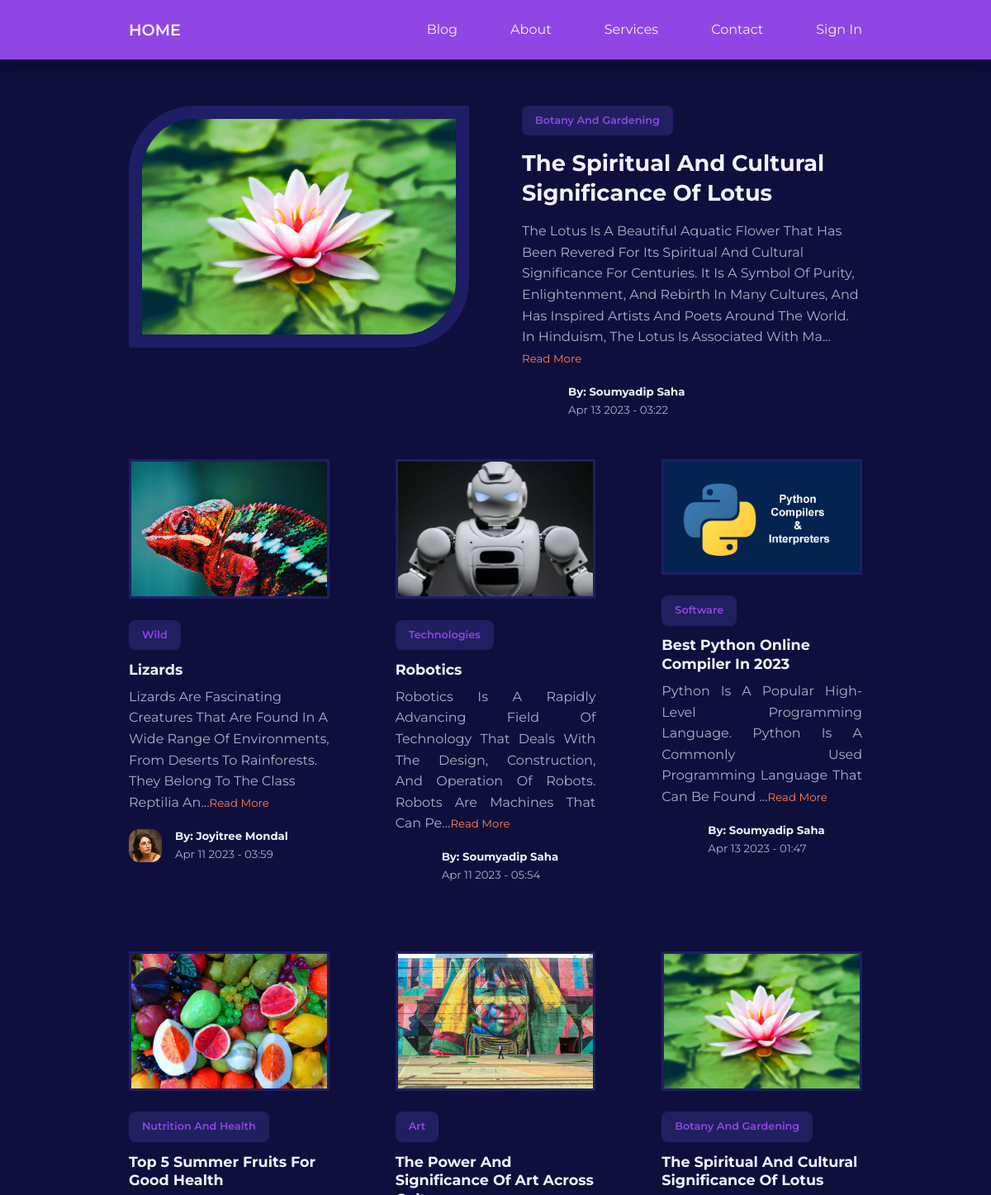
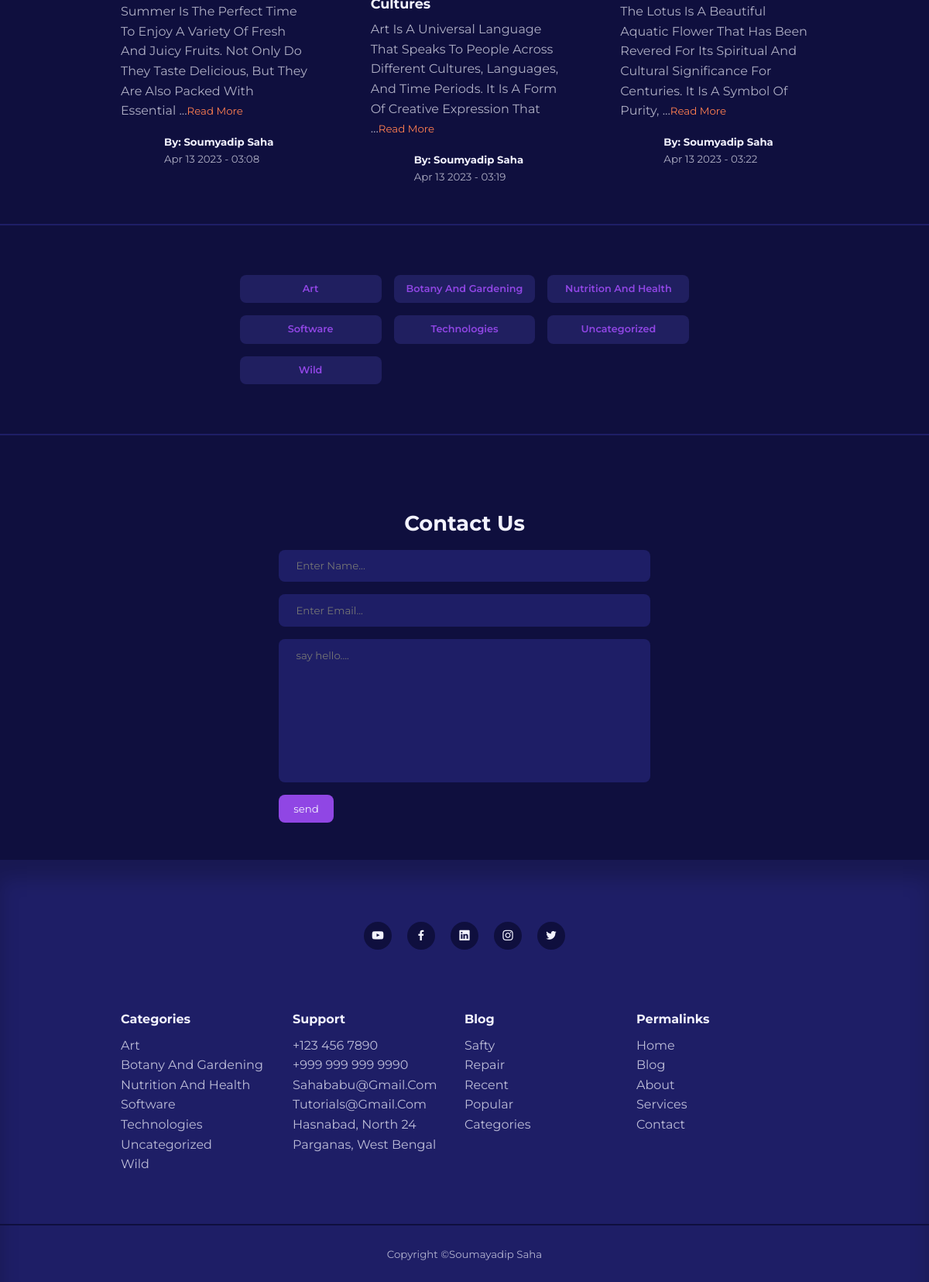
The page / on the database its author committed (2 pictures, top to bottom).
### tables this page shows
CREATE TABLE `posts` (
  `id` int(11) NOT NULL,
  `title` varchar(50) NOT NULL,
  `tbody` text NOT NULL,
  `thumbnil` varchar(255) NOT NULL,
  `date_time` timestamp NOT NULL DEFAULT current_timestamp(),
  `category_id` int(11) UNSIGNED DEFAULT NULL,
  `author_id` int(11) UNSIGNED NOT NULL,
  `is_featured` tinyint(1) NOT NULL
);

CREATE TABLE `category` (
  `cid` int(11) UNSIGNED NOT NULL,
  `ctitle` varchar(50) NOT NULL,
  `cdescription` text NOT NULL
);

CREATE TABLE `users` (
  `uid` int(11) UNSIGNED NOT NULL,
  `ufname` varchar(50) NOT NULL,
  `ulname` varchar(50) NOT NULL,
  `uname` varchar(50) NOT NULL,
  `uemail` varchar(100) NOT NULL,
  `upassword` varchar(255) NOT NULL,
  `avatar` varchar(255) NOT NULL,
  `is_admin` int(1) NOT NULL
);

### index.php (the view, shortened to what this page needs)
<?php
    include 'Partials/header.php';
    $featured_query = "SELECT * from posts where is_featured=1";
    $featured_result = mysqli_query($conn, $featured_query);
    $featured = mysqli_fetch_assoc($featured_result);
    $post_query = "SELECT * from posts";
    $post_result = mysqli_query($conn, $post_query);
?>
    <?php if(mysqli_num_rows($featured_result)==1) {?>
    <section class="featured">
        <div class="container featured_container">
            <div class="post_thumbnil" style="border-top-left-radius: 5rem; border-bottom-right-radius:5rem; border: 1rem solid var(--color-gray-900);
    overflow: hidden;">
                <img src="./upload/<?= $featured['thumbnil'] ?>" alt="">
            </div>
            <div class="post_info">
                <?php
                    $category_id = $featured['category_id'];
                    $category_query_featured = "SELECT * from category where cid='$category_id'";
                    $category_result_featured = mysqli_query($conn, $category_query_featured);
                    $category = mysqli_fetch_assoc($category_result_featured);
                ?>
                <a href="./category-post.php?cid=<?= $category['cid']?>" class="category_button"><?= $category['ctitle'] ?></a>
                <h2 class="post_title"><a href="./post.php?pid=<?= $featured['id'] ?>"><?= $featured['title'] ?></a></h2>
                <p class="post_body">
                    <?= substr($featured['tbody'], 0, 300) ?>... <small><a href="./post.php?pid=<?= $featured['id'] ?>"  style="color:coral;">read more</a></small>
                </p>
                <div class="post_author">
                    <?php
                        $author_id = $featured['author_id'];
                        $author_query = "SELECT * from users where uid=$author_id";
                        $author_result = mysqli_query($conn, $author_query);
                        $author = mysqli_fetch_assoc($author_result);
                    ?>
                    <div class="post_author-avatar">
                    </div>
                    <div class="post_author-info">
                        <h5>by: <?= $author['ufname'] . "\n" . $author['ulname'] ?></h5>
                        <small><?= date("M d Y - h:i", strtotime($featured['date_time'])) ?></small>
                    </div>
                </div>
            </div>
        </div>
    </section>
    <?php }?>
    <section class="posts <?= $featured ? '' : 'section-extra-margin' ?>">
        <div class="container posts_container">
            <?php while($post = mysqli_fetch_assoc($post_result)) {?>
            <article class="post">
                <div class="post_thumbnil">
                    <img src="./upload/<?= $post['thumbnil'] ?>" alt="">
                </div>
                <div class="post_info">
                    <?php
                        $category_id_id = $post['category_id'];
                        $category_query_query = "SELECT * from category where cid='$category_id_id'";
                        $category_result_result = mysqli_query($conn, $category_query_query);
                        $category_post = mysqli_fetch_assoc($category_result_result);
                    ?>
                    <a href="./category-post.php?cid=<?= $category_post['cid'] ?>" class="category_button"><?= $category_post['ctitle'] ?></a>
                    <h3 class="post_title"><a href="./post.php?pid=<?= $post['id'] ?>"><?= $post['title'] ?></a></h3>
                    <p class="post_body" style="text-align: justify;">
                        <?= substr(($post['tbody']), 0, 150) ?>...<small><a href="./post.php?pid=<?= $post['id'] ?>"  style="color:coral;">read more</a></small>
                    </p>
                    <div class="post_author">
                        <?php
                            $post_author_id = $post['author_id'];
                            $post_author_query = "SELECT * from users where uid='$post_author_id'";
                            $post_author_result = mysqli_query($conn, $post_author_query);
                            $post_author = mysqli_fetch_assoc($post_author_result);
                        ?>
                        <div class="post_author-avatar">
                            <img src="./upload/<?= $post_author['avatar'] ?>" alt="">
                        </div>
                        <div class="post_author-info">
                            <h5>by: <?= $post_author['ufname'] . "\n" . $post_author['ulname'] ?></h5>
                            <small><?=date("M d Y - h:i", strtotime($post['date_time'])) ?></small>
                        </div>
                    </div>
                </div>
            </article>
            <?php }?>
        </div>
    </section>
    <section class="category_buttons">
        <div class="container category_buttons-container">
            <?php
                $category_query = "SELECT * from category order by ctitle";
                $category_result = mysqli_query($conn, $category_query);
            ?>
            <?php while($user = mysqli_fetch_assoc($category_result)) {?>
            <a href="./category-post.php?cid=<?= $user['cid'] ?>" class="category_button"><?php echo $user['ctitle']; ?></a>
            <?php } ?>
        </div>
    </section>
    <section class="form_section" id="contact">
        <h2>Contact us</h2>
        <div class="container form_section-container">
            <form action="./contact.php" method="post">
                <input type="text" name="name" id="" placeholder="Enter Name...">
                <input type="email" name="email" id="" placeholder="Enter Email...">
                <textarea name="message" id="" cols="30" rows="10" placeholder="say hello...."></textarea>
                <input type="submit" class="btn" value="send" name="submit">
            </form>
        </div>
    </section>
<?php
    include 'Partials/footer.php';
?>

### Partials/header.php (shortened to what this page needs)
<!DOCTYPE html>
<html lang="en">
<head>
    <link rel="stylesheet" href="./CSS/style.css">
    <link rel="stylesheet" href="https://unicons.iconscout.com/release/v4.0.8/css/line.css">
    <link rel="stylesheet" href="https://cdnjs.cloudflare.com/ajax/libs/font-awesome/6.4.0/css/all.min.css">
</head>
<body>
    <nav>
        <div class="container nav_container">
            <a href="<?php echo ROOT_URL ?>" class="nav_logo">home</a>
            <ul class="nav_items">
                <li><a href="<?php echo ROOT_URL ?>./blog.php">Blog</a></li>
                <li><a href="<?php echo ROOT_URL ?>./about.php">about</a></li>
                <li><a href="<?php echo ROOT_URL ?>./service.php">services</a></li>
                <li><a href="#contact">contact</a></li>
                <?php if(isset($_SESSION['user-id'])){ ?>
                    <li class="nav_profile">
                    <div class="avatar">
                        <img src="<?=ROOT_URL . 'upload/' . $avatar['avatar']?>" alt="">
                    </div>
                    <ul>
                        <?php if(isset($_SESSION['user_is_admin'])){?>
                        <li><a href="./admin/">dashboard</a></li>
                        <?php } ?>
                        <li><a href="./logout.php">logout</a></li>
                    </ul>
                </li>
                <?php } else{ ?>
                <li><a href="./signin.php">sign in</a></li>
                <?php } ?>
            </ul>
        </div>
    </nav>

### Partials/footer.php (shortened to what this page needs)
 <footer>
        <div class="footer_socials">
            <a href="#" target="blank"><i class="uil uil-youtube"></i></a>
            <a href="#" target="blank"><i class="uil uil-facebook-f"></i></a>
            <a href="#" target="blank"><i class="uil uil-linkedin"></i></a>
            <a href="#" target="blank"><i class="uil uil-instagram"></i></a>
            <a href="#" target="blank"><i class="uil uil-twitter"></i></a>
        </div>
        <div class="container footer_container">
            <article>
                <h4>categories</h4>
                <ul>
                    <?php
                        $category_query = "SELECT * from category order by ctitle";
                        $category_result = mysqli_query($conn, $category_query);
                    ?>
                    <?php while($user = mysqli_fetch_assoc($category_result)) {?>
                        <li>
                        <a href="./category-post.php?cid=<?= $user['cid'] ?>"><?php echo $user['ctitle']; ?></a>
                    <?php } ?>
                        </li>
                </ul>
            </article>
            <article>
                <h4>support</h4>
                <ul>
                    <li><a href="">+123 456 7890</a></li>
                    <li><a href="">+999 999 999 9990</a></li>
                    <li><a href="">sahababu@gmail.com</a></li>
                    <li><a href="">tutorials@gmail.com</a></li>
                    <li><a href="">Hasnabad, North 24 parganas, west bengal</a></li>
                </ul>
            </article>
            <article>
                <h4>Blog</h4>
                <ul>
                    <li><a href="">safty</a></li>
                    <li><a href="">repair</a></li>
                    <li><a href="">recent</a></li>
                    <li><a href="">popular</a></li>
                    <li><a href="">categories</a></li>
                </ul>
            </article>
            <article>
                <h4>permalinks</h4>
                <ul>
                    <li><a href="./index.php">home</a></li>
                    <li><a href="./blog.php">blog</a></li>
                    <li><a href="./about.php">about</a></li>
                    <li><a href="./service.php">services</a></li>
                    <li><a href="./contact.php">contact</a></li>
                </ul>
            </article>
        </div>
        <div class="footer_copyright">
            <small>copyright &copy;soumayadip saha</small>
        </div>
    </footer>
</body>
</html>

### CSS/style.css (style rules this page uses)
:root { --color-primary: #9046e4; --color-primary-light: hsl(242, 91%, 69%, 18%); --color-primary-variant: #5854c7; --color-red: #da0f3f; --color-red-light: hsl(346, 87%, 46%, 15%); --color-green: #00c476; --color-green-light: hsl(156, 100%, 38%, 15%); --color-gray-900: #1e1e66; --color-gray-700: #2d2b7c; --color-gray-300: rgba(242, 242, 254, 0.3); --color-gray-200: rgba(242, 242, 254, 0.7); --color-white: #f2f2fe; --color-bg: #0f0f3e; --transition: all 300ms ease; --container-width-lg: 74%; --container-width-md: 88%; --form-width: 50%; --card-border-radius-1: 0.3rem; --card-border-radius-2: 0.5rem; --card-border-radius-3: 0.8rem; --card-border-radius-4: 2rem; --card-border-radius-5: 5rem; }
* { margin: 0; padding: 0; outline: 0; border: 0; appearance: 0; list-style: none; text-decoration: none; text-transform: capitalize; font-family: 'Montserrat', sans-serif; box-sizing: border-box; }
body { line-height: 1.6; color: var(--color-gray-200); overflow-x: hidden; background: var(--color-bg); }
.container { width: var(--container-width-lg); max-width: 1800px; margin: 0 auto; }
section { margin-top: 3rem; width: 100vw; }
h1, h2, h3, h4, h5 { color: var(--color-white); line-height: 1.3; }
h2 { font-size: 1.7rem; margin: 1rem 0; }
h3 { font-size: 1.1rem; margin: 0.8rem 0 0.5rem; }
h4 { font-size: 1rem; }
a { color: var(--color-white); transition: var(--transition); }
img { display: block; width: 100%; object-fit: cover; }
nav { background: var(--color-primary); width: 100vw; height: 4.5rem; position: fixed; top: 0; z-index: 10; box-shadow: 0 1rem 1rem rgba(0, 0, 0, 0.2); }
nav .nav_container { height: 100%; display: flex; align-items: center; justify-content: space-between; }
.nav_logo { font-weight: 600; font-size: 1.2rem; text-transform: uppercase; }
.nav_items { display: flex; align-items: center; gap: 4rem; }
.category_button { background: var(--color-primary-light); color: var(--color-primary); display: inline-block; padding: 0.5rem 1rem; border-radius: var(--card-border-radius-2); font-weight: 600; font-size: 0.8rem; text-align: center; }
.post_thumbnil { border: .2rem solid var(--color-gray-900); overflow: hidden; margin-bottom: 1.6rem; }
.post_author { display: flex; gap: 1rem; margin-top: 1.2rem; }
.post_author-avatar { width: 2.5rem; height: 2.5rem; border-radius: var(--card-border-radius-3); overflow: hidden; }
.featured { margin-top: 8rem; }
.featured_container { display: grid; grid-template-columns: 1fr 1fr; gap: 4rem; }
.featured .post_thumbnil { height: fit-content; }
.posts_container { display: grid; grid-template-columns: repeat(3, 1fr); gap: 5rem; }
.category_buttons { padding: 4rem 0; border-top: 2px solid var(--color-gray-900); border-bottom: 2px solid var(--color-gray-900); }
.category_buttons-container { width: fit-content; display: grid; grid-template-columns: repeat(3, 1fr); gap: 1rem; }
footer { background: var(--color-gray-900); padding: 5rem 0 0; box-shadow: inset 0 1.5rem 1.5rem rgba(0, 0, 0, 0.2); }
.footer_socials { margin-inline: auto; width: fit-content; margin-bottom: 5rem; display: flex; justify-content: space-between; align-items: center; gap: 1.2rem; }
.footer_socials a { background: var(--color-bg); border-radius: 50%; width: 2.3rem; height: 2.3rem; display: flex; align-items: center; justify-content: center; }
.footer_container { display: grid; grid-template-columns: repeat(4, 1fr); }
footer h4 { color: var(--color-white); margin-bottom: 0.6rem; }
footer ul a { opacity: 0.75; }
.footer_copyright { text-align: center; padding: 1.5rem; border-top: 2px solid var(--color-bg); margin-top: 4rem; }
.btn { display: inline-block; width: fit-content; padding: 0.6rem 1.2rem; background: var(--color-primary); border-radius: var(--card-border-radius-2); cursor: pointer; color: var(--color-white); }
.form_section { display: grid; place-items: center; margin-top: 5rem; margin-bottom: 3rem; }
.form_section-container { width: 40%; }
form { display: flex; flex-direction: column; gap: 1rem; }
input, textarea, select { padding: 0.8rem 1.4rem; background: var(--color-gray-900); border-radius: var(--card-border-radius-2); resize: none; color: var(--color-white); text-transform: none; }

### rows shown on the page
posts: thumbnil (picture), title "The Spiritual And Cultural Significance Of Lotus", tbody "The Lotus Is A Beautiful Aquatic Flower That Has Been Revered For Its Spiritual And Cultural Significance For Centuries. It Is A Symbol Of Purity, Enlightenment, And Rebirth In Many Cultures, And Has Inspired Artists And Poets Around The World. In Hinduism, The Lotus Is Associated With Ma", date_time "Apr 13 2023 - 03:22", category.ctitle "Botany And Gardening", tbody "The Lotus Is A Beautiful Aquatic Flower That Has Been Revered For Its Spiritual And Cultural Significance For Centuries. It Is A Symbol Of Purity,", author.ufname "Soumyadip", author.ulname "Saha"
category: ctitle "Botany And Gardening"
users: ufname "Soumyadip", ulname "Saha"
posts: thumbnil (picture), category.ctitle "Wild", title "Lizards", tbody "Lizards Are Fascinating Creatures That Are Found In A Wide Range Of Environments, From Deserts To Rainforests. They Belong To The Class Reptilia An", author.avatar (picture), author.ufname "Joyitree", author.ulname "Mondal", date_time "Apr 11 2023 - 03:59"
posts: thumbnil (picture), category.ctitle "Technologies", title "Robotics", tbody "Robotics Is A Rapidly Advancing Field Of Technology That Deals With The Design, Construction, And Operation Of Robots. Robots Are Machines That Can Pe", author.ufname "Soumyadip", author.ulname "Saha", date_time "Apr 11 2023 - 05:54"
posts: thumbnil (picture), category.ctitle "Software", title "Best Python Online Compiler In 2023", tbody "Python Is A Popular High-Level Programming Language. Python Is A Commonly Used Programming Language That Can Be Found", author.ufname "Soumyadip", author.ulname "Saha", date_time "Apr 13 2023 - 01:47"
posts: thumbnil (picture), category.ctitle "Nutrition And Health", title "Top 5 Summer Fruits For Good Health", tbody "Summer Is The Perfect Time To Enjoy A Variety Of Fresh And Juicy Fruits. Not Only Do They Taste Delicious, But They Are Also Packed With Essential", author.ufname "Soumyadip", author.ulname "Saha", date_time "Apr 13 2023 - 03:08"
posts: thumbnil (picture), category.ctitle "Art", title "The Power And Significance Of Art Across Cultures", tbody "Art Is A Universal Language That Speaks To People Across Different Cultures, Languages, And Time Periods. It Is A Form Of Creative Expression That", author.ufname "Soumyadip", author.ulname "Saha", date_time "Apr 13 2023 - 03:19"
category: ctitle "Art"
category: ctitle "Nutrition And Health"
category: ctitle "Software"
category: ctitle "Technologies"
category: ctitle "Uncategorized"
category: ctitle "Wild"
